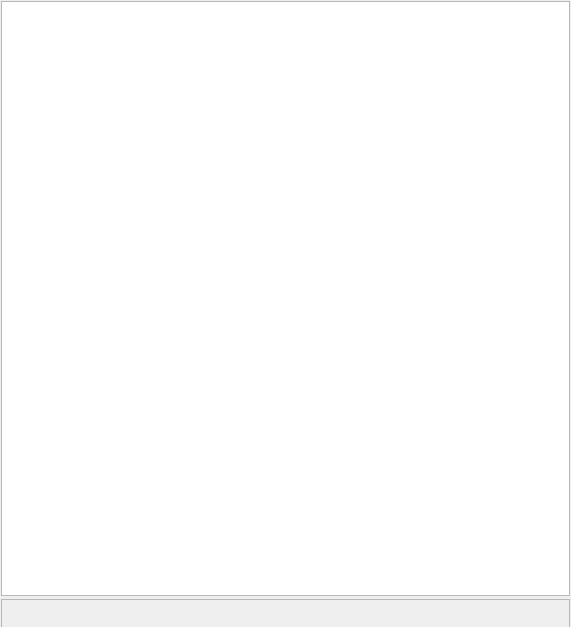
<?xml version="1.0" encoding="UTF-8"?>
<ui version="4.0">
 <class>PlayListWidget</class>
 <widget class="QWidget" name="PlayListWidget">
  <property name="geometry">
   <rect>
    <x>0</x>
    <y>0</y>
    <width>571</width>
    <height>627</height>
   </rect>
  </property>
  <property name="windowTitle">
   <string>Form</string>
  </property>
  <layout class="QGridLayout" name="gridLayout_2">
   <property name="horizontalSpacing">
    <number>2</number>
   </property>
   <property name="margin">
    <number>1</number>
   </property>
   <item row="0" column="0">
    <layout class="QGridLayout" name="gridLayout">
     <property name="spacing">
      <number>0</number>
     </property>
     <item row="1" column="0">
      <widget class="QFrame" name="ActionFrame_">
       <property name="minimumSize">
        <size>
         <width>0</width>
         <height>30</height>
        </size>
       </property>
       <property name="maximumSize">
        <size>
         <width>16777215</width>
         <height>24</height>
        </size>
       </property>
       <property name="frameShape">
        <enum>QFrame::StyledPanel</enum>
       </property>
       <property name="frameShadow">
        <enum>QFrame::Raised</enum>
       </property>
      </widget>
     </item>
     <item row="0" column="0">
      <widget class="LeechCraft::Laure::PlayListView" name="PlayListView_"/>
     </item>
    </layout>
   </item>
  </layout>
 </widget>
 <customwidgets>
  <customwidget>
   <class>LeechCraft::Laure::PlayListView</class>
   <extends>QListView</extends>
   <header>playlistview.h</header>
  </customwidget>
 </customwidgets>
 <resources/>
 <connections/>
</ui>
